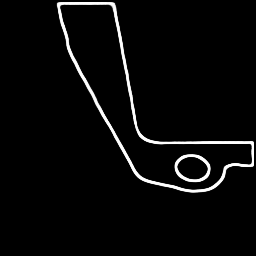
#> input picture 0_denoise.png, 256 x 256 px
$ python skeletonize.py
#> lines starting #> are read from the running program, lines starting #| are printed output that depends on the picture; after the words box and inside, x2 and y2 are one past the last pixel; in counts of white or black regions, pixels touching at a corner belong together
from skimage import morphology,draw
import numpy as np
import matplotlib.pyplot as plt
from PIL import Image

# [39 lines of commented-out code are left out]

image = Image.open("./0_denoise.png")
#> image is the input picture: PIL image 256x256 L; min 0, max 255, mean 8.8
image = image.convert("L")
image_np = np.asarray(image)
image_np = np.clip(image_np,0,1)
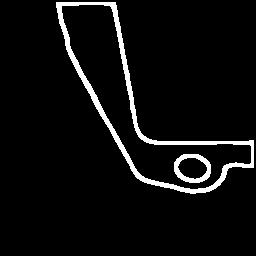
#> image_np: shape (256, 256); values 0 (black) and 1 (white), 5.2% white; 2 white regions, box (x1, y1, x2, y2) and area: (56, 2, 254, 194) 2992, (174, 154, 211, 183) 442


#实施骨架算法
skeleton =morphology.skeletonize(image_np)
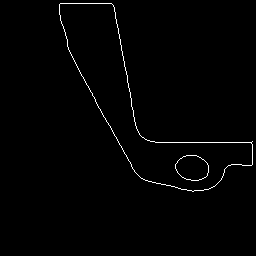
#> skeleton: shape (256, 256) bool; 1.1% white in thin lines or dots, all inside (x1, y1, x2, y2) = (59, 3, 253, 192)
skel, distance =morphology.medial_axis(image_np, return_distance=True)
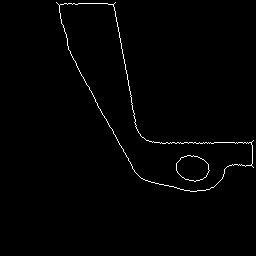
#> skel: shape (256, 256) bool; 1.1% white in thin lines or dots, all inside (x1, y1, x2, y2) = (56, 2, 254, 192)
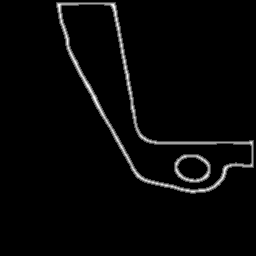
#> distance: shape (256, 256) float64; min 0, max 3.16, mean 0.0861; drawn with min black and max white

#显示结果
fig, (ax1, ax2) = plt.subplots(nrows=1, ncols=2, figsize=(8, 4))

ax1.imshow(image, cmap=plt.cm.gray)
ax1.axis('off')
ax1.set_title('original', fontsize=20)

ax2.imshow(skel, cmap=plt.cm.gray)
ax2.axis('off')
ax2.set_title('skeleton', fontsize=20)

fig.tight_layout()
plt.show()
